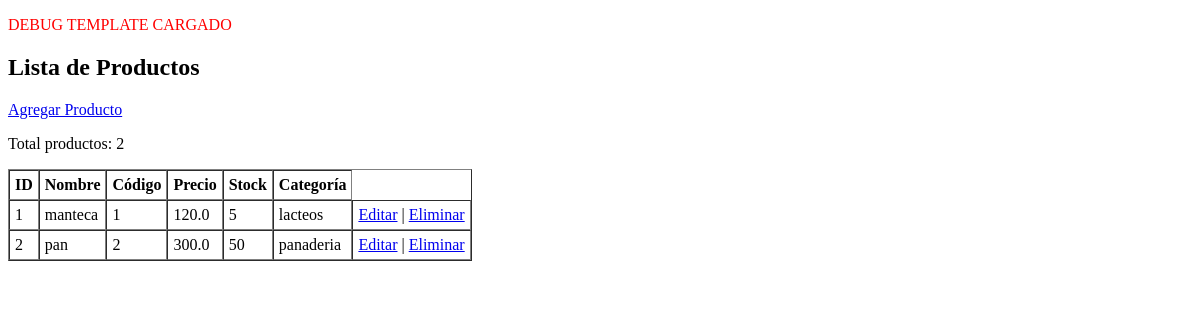
Before: /productos with the older database file.
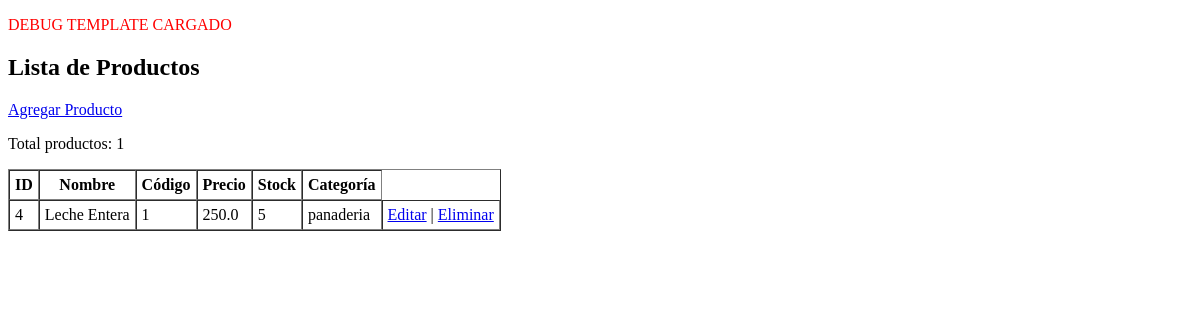
After: the same page with the newer database file.
### tables this page shows
CREATE TABLE productos (
            id INTEGER PRIMARY KEY AUTOINCREMENT,
            nombre TEXT NOT NULL,
            codigo TEXT NOT NULL,
            precio REAL NOT NULL,
            stock INTEGER NOT NULL DEFAULT 0,
            categoria TEXT NOT NULL
        );

### app.py (the view)
@app.route("/productos")
def productos():
    conn = conectar()
    productos = conn.execute("SELECT * FROM productos").fetchall()
    for p in productos:
        print(dict(p))
    conn.close()
    return render_template("productos.html", productos=productos)

### db.py (called while the page is built)
def conectar():
    conn = sqlite3.connect(DB_NAME)
    conn.row_factory = sqlite3.Row
    return conn

### templates/productos.html (shortened to what this page needs)
<!DOCTYPE html>
<html lang="en">
<head>
</head>
<body>
    <p style="color:red;">DEBUG TEMPLATE CARGADO</p>
    <h2>Lista de Productos</h2>
    <a href="/agregar_productos">Agregar Producto</a>
    <p>Total productos: {{ productos|length }}</p>
    <table border="1" cellpadding="5" cellspacing="0">
        <thead>
            <tr>
                <th>ID</th>
                <th>Nombre</th>
                <th>Código</th>
                <th>Precio</th>
                <th>Stock</th>
                <th>Categoría</th>
            </tr>
        </thead>
        <tbody>
        {% if productos %}
            {% for producto in productos %}
            <tr>
                <td>{{ producto.id }}</td>
                <td>{{ producto.nombre }}</td>
                <td>{{ producto.codigo }}</td>
                <td>{{ producto.precio }}</td>
                <td>{{ producto.stock }}</td>
                <td>{{ producto.categoria }}</td>
                <td>
                    <a href="{{ url_for('editar_producto', producto_id=producto.id) }}">Editar</a>
                    |
                    <a href="{{ url_for('eliminar_producto', producto_id=producto.id) }}" onclick="return confirm('¿Estás seguro de eliminar este producto?');">Eliminar</a>
                </td>
            </tr>
            {% endfor %}
            {% else %}
            <tr>
                <td colspan="7">No hay productos cargados</td>
            </tr>
        {% endif %}
        </tbody>
    </table>
</body>
</html>

Changed rows visible on the page:
removed productos: id "1", nombre "manteca", codigo "1", precio "120.0", stock "5", categoria "lacteos"
removed productos: id "2", nombre "pan", codigo "2", precio "300.0", stock "50", categoria "panaderia"
added productos: id "4", nombre "Leche Entera", codigo "1", precio "250.0", stock "5", categoria "panaderia"
Other visible differences:
{{ productos|length }}: "2" → "1"
